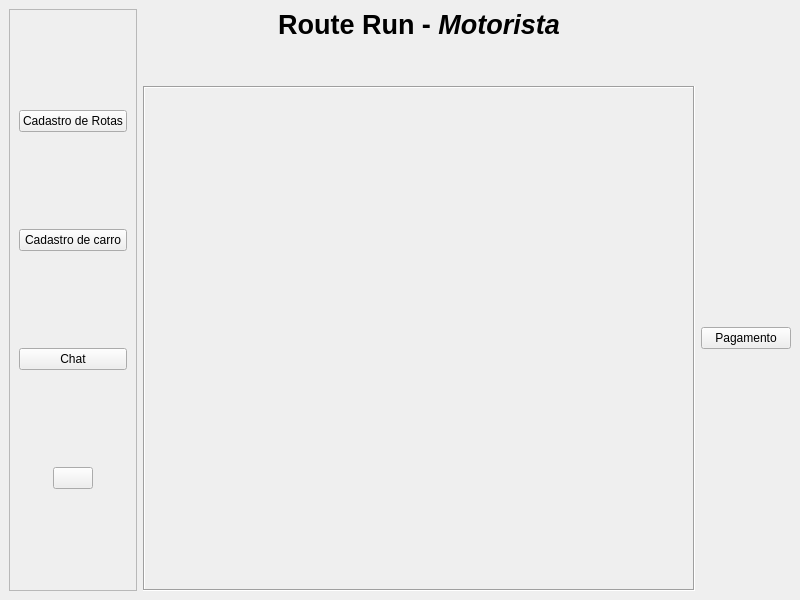
<?xml version="1.0" encoding="UTF-8"?>
<ui version="4.0">
 <class>MainWindow</class>
 <widget class="QMainWindow" name="MainWindow">
  <property name="geometry">
   <rect>
    <x>0</x>
    <y>0</y>
    <width>800</width>
    <height>600</height>
   </rect>
  </property>
  <property name="windowTitle">
   <string>MainWindow</string>
  </property>
  <widget class="QWidget" name="centralwidget">
   <layout class="QGridLayout" name="gridLayout">
    <item row="3" column="1">
     <widget class="QFrame" name="frame_2">
      <property name="sizePolicy">
       <sizepolicy hsizetype="Expanding" vsizetype="Expanding">
        <horstretch>0</horstretch>
        <verstretch>0</verstretch>
       </sizepolicy>
      </property>
      <property name="mouseTracking">
       <bool>false</bool>
      </property>
      <property name="autoFillBackground">
       <bool>false</bool>
      </property>
      <property name="frameShape">
       <enum>QFrame::NoFrame</enum>
      </property>
      <property name="frameShadow">
       <enum>QFrame::Plain</enum>
      </property>
      <layout class="QVBoxLayout" name="verticalLayout_2">
       <property name="spacing">
        <number>0</number>
       </property>
       <property name="leftMargin">
        <number>0</number>
       </property>
       <property name="topMargin">
        <number>0</number>
       </property>
       <property name="rightMargin">
        <number>0</number>
       </property>
       <property name="bottomMargin">
        <number>0</number>
       </property>
       <item>
        <widget class="QScrollArea" name="scrollArea">
         <property name="frameShape">
          <enum>QFrame::Box</enum>
         </property>
         <property name="widgetResizable">
          <bool>true</bool>
         </property>
         <widget class="QWidget" name="scrollAreaWidgetContents_3">
          <property name="geometry">
           <rect>
            <x>0</x>
            <y>0</y>
            <width>505</width>
            <height>490</height>
           </rect>
          </property>
         </widget>
        </widget>
       </item>
      </layout>
     </widget>
    </item>
    <item row="0" column="0" rowspan="4">
     <widget class="QFrame" name="frame">
      <property name="frameShape">
       <enum>QFrame::StyledPanel</enum>
      </property>
      <property name="frameShadow">
       <enum>QFrame::Raised</enum>
      </property>
      <layout class="QVBoxLayout" name="verticalLayout">
       <item>
        <widget class="QPushButton" name="b_cad_rota">
         <property name="cursor">
          <cursorShape>PointingHandCursor</cursorShape>
         </property>
         <property name="text">
          <string>Cadastro de Rotas</string>
         </property>
         <property name="icon">
          <iconset>
           <normaloff>../Icons/feather/chevrons-right.svg</normaloff>../Icons/feather/chevrons-right.svg</iconset>
         </property>
        </widget>
       </item>
       <item>
        <widget class="QPushButton" name="b_cad_carro">
         <property name="cursor">
          <cursorShape>PointingHandCursor</cursorShape>
         </property>
         <property name="text">
          <string>Cadastro de carro</string>
         </property>
         <property name="icon">
          <iconset>
           <normaloff>../Icons/feather/truck.svg</normaloff>../Icons/feather/truck.svg</iconset>
         </property>
        </widget>
       </item>
       <item>
        <widget class="QPushButton" name="b_chat">
         <property name="cursor">
          <cursorShape>PointingHandCursor</cursorShape>
         </property>
         <property name="text">
          <string>Chat</string>
         </property>
         <property name="icon">
          <iconset>
           <normaloff>../Icons/feather/users.svg</normaloff>../Icons/feather/users.svg</iconset>
         </property>
        </widget>
       </item>
       <item alignment="Qt::AlignHCenter">
        <widget class="QPushButton" name="b_voltar">
         <property name="cursor">
          <cursorShape>PointingHandCursor</cursorShape>
         </property>
         <property name="toolTip">
          <string>Voltar</string>
         </property>
         <property name="text">
          <string/>
         </property>
         <property name="icon">
          <iconset>
           <normaloff>../Icons/feather/arrow-left-circle.svg</normaloff>../Icons/feather/arrow-left-circle.svg</iconset>
         </property>
         <property name="iconSize">
          <size>
           <width>30</width>
           <height>30</height>
          </size>
         </property>
        </widget>
       </item>
      </layout>
     </widget>
    </item>
    <item row="1" column="2">
     <widget class="QPushButton" name="b_perfil">
      <property name="sizePolicy">
       <sizepolicy hsizetype="Minimum" vsizetype="Minimum">
        <horstretch>0</horstretch>
        <verstretch>0</verstretch>
       </sizepolicy>
      </property>
      <property name="minimumSize">
       <size>
        <width>90</width>
        <height>28</height>
       </size>
      </property>
      <property name="cursor">
       <cursorShape>PointingHandCursor</cursorShape>
      </property>
      <property name="styleSheet">
       <string notr="true">QPushButton { 
	
	 border: none;
 }</string>
      </property>
      <property name="text">
       <string/>
      </property>
      <property name="icon">
       <iconset>
        <normaloff>../Icons/feather/user.svg</normaloff>../Icons/feather/user.svg</iconset>
      </property>
      <property name="iconSize">
       <size>
        <width>30</width>
        <height>30</height>
       </size>
      </property>
     </widget>
    </item>
    <item row="0" column="1">
     <widget class="QLabel" name="label">
      <property name="text">
       <string>&lt;html&gt;&lt;head/&gt;&lt;body&gt;&lt;p align=&quot;center&quot;&gt;&lt;span style=&quot; font-size:20pt; font-weight:600;&quot;&gt;Route Run - &lt;/span&gt;&lt;span style=&quot; font-size:20pt; font-weight:600; font-style:italic;&quot;&gt;Motorista&lt;/span&gt;&lt;/p&gt;&lt;/body&gt;&lt;/html&gt;</string>
      </property>
     </widget>
    </item>
    <item row="3" column="2">
     <widget class="QPushButton" name="btn_pagamento">
      <property name="text">
       <string>Pagamento</string>
      </property>
     </widget>
    </item>
   </layout>
  </widget>
 </widget>
 <resources/>
 <connections/>
</ui>
